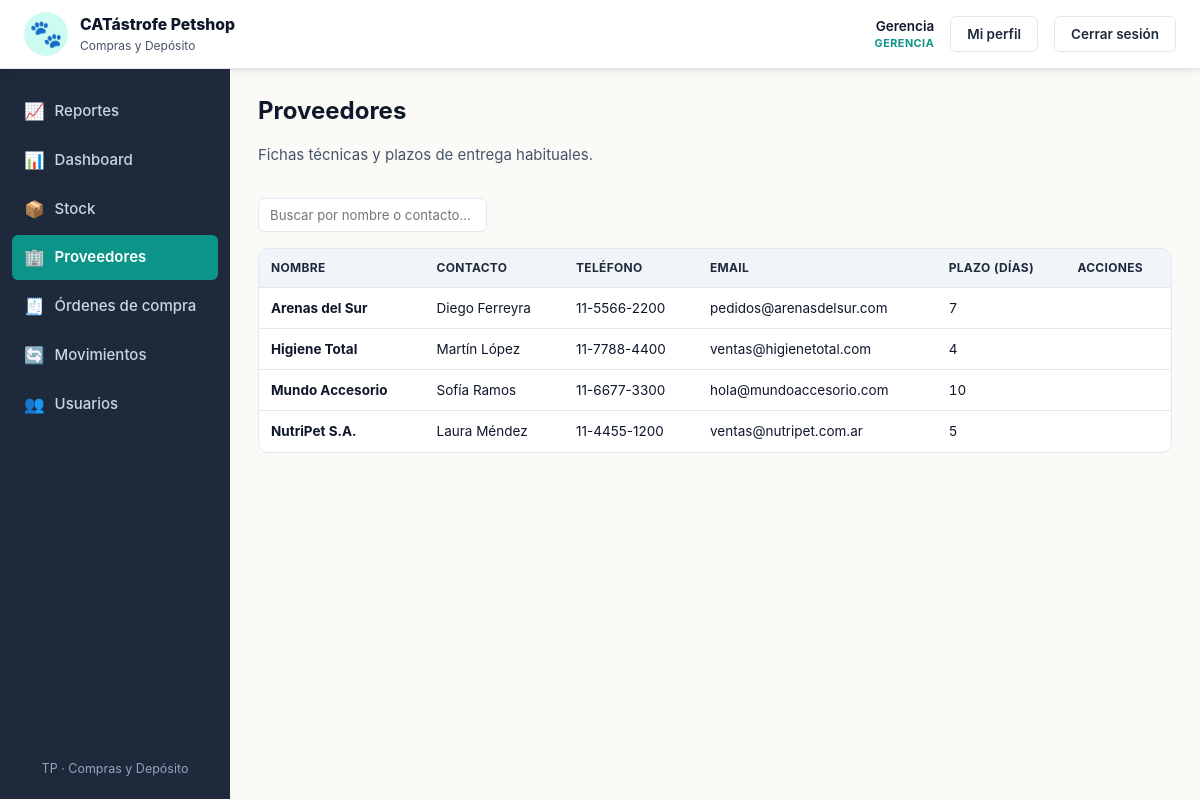
Screenshot of /views/proveedores.php (signed in) with the database file from the repository.
### tables this page shows
CREATE TABLE proveedores (
    id                  INT AUTO_INCREMENT PRIMARY KEY,
    nombre              VARCHAR(120) NOT NULL,
    contacto            VARCHAR(120),
    telefono            VARCHAR(40),
    email               VARCHAR(120),
    plazo_entrega_dias  INT NOT NULL DEFAULT 7,
    activo              TINYINT(1) NOT NULL DEFAULT 1,
    CONSTRAINT chk_prov_plazo CHECK (plazo_entrega_dias >= 0)
);

### includes/funciones.php (called while the page is built, shortened)
<?php
function e($v): string
{
    return htmlspecialchars((string)$v, ENT_QUOTES, 'UTF-8');
}

### views/proveedores.php (the view, shortened to what this page needs)
<?php
require_once __DIR__ . '/../config/db.php';
require_once __DIR__ . '/../includes/funciones.php';
$proveedores = $pdo->query(
    "SELECT * FROM proveedores WHERE activo = 1 ORDER BY nombre"
)->fetchAll();
require __DIR__ . '/../includes/header.php';
?>
<div class="flex-between mb-3">
    <div>
        <h1>Proveedores</h1>
        <p class="muted">Fichas técnicas y plazos de entrega habituales.</p>
    </div>
</div>
<div data-filtros-container>
    <div class="filters">
        <input type="text" data-filtro="texto" placeholder="Buscar por nombre o contacto…">
    </div>
    <div class="table-wrap">
        <table class="table" data-filtro-tabla>
            <thead>
                <tr>
                    <th>Nombre</th><th>Contacto</th><th>Teléfono</th><th>Email</th>
                    <th class="num">Plazo (días)</th><th>Acciones</th>
                </tr>
            </thead>
            <tbody>
            <?php foreach ($proveedores as $pv):
            ?>
                <tr data-nombre="<?= e($pv['nombre'] . ' ' . $pv['contacto']) ?>">
                    <td><strong><?= e($pv['nombre']) ?></strong></td>
                    <td><?= e($pv['contacto']) ?></td>
                    <td><?= e($pv['telefono']) ?></td>
                    <td><?= e($pv['email']) ?></td>
                    <td class="num"><?= (int)$pv['plazo_entrega_dias'] ?></td>
                    <td>
                    </td>
                </tr>
            <?php endforeach; ?>
            </tbody>
        </table>
    </div>
</div>
<?php
require __DIR__ . '/../includes/footer.php';

### assets/css/style.css (style rules this page uses)
:root { --blanco-calido: #fbfaf7; --gris-suave: #f1f5f9; --gris-borde: #e2e8f0; --gris-texto: #475569; --turquesa-900: #0f766e; --turquesa-700: #0d9488; --turquesa-500: #14b8a6; --turquesa-100: #ccfbf1; --verde-700: #059669; --verde-500: #10b981; --verde-100: #d1fae5; --magenta-700: #a21caf; --magenta-500: #d946ef; --magenta-100: #fae8ff; --azul-900: #0f172a; --azul-800: #1e293b; --azul-700: #334155; --ambar-100: #fef3c7; --ambar-500: #f59e0b; --rojo-100: #fee2e2; --rojo-500: #ef4444; --radio: 10px; --radio-sm: 6px; --sombra: 0 1px 3px rgba(15,23,42,.08), 0 4px 12px rgba(15,23,42,.04); --sombra-lg: 0 8px 30px rgba(15,23,42,.12); --fuente: -apple-system, BlinkMacSystemFont, "Segoe UI", Roboto, "Helvetica Neue", Arial, sans-serif; }
* { box-sizing: border-box; }
html, body { margin: 0; padding: 0; font-family: var(--fuente); background: var(--blanco-calido); color: var(--azul-900); font-size: 15px; line-height: 1.5; }
h1, h2, h3 { margin: 0 0 .5em; color: var(--azul-900); font-weight: 700; }
h1 { font-size: 1.6rem; }
.table-wrap { overflow-x: auto; border-radius: var(--radio); border: 1px solid var(--gris-borde); background: #fff; }
table.table { width: 100%; border-collapse: collapse; font-size: .9rem; }
table.table th, table.table td { padding: 10px 12px; text-align: left; border-bottom: 1px solid var(--gris-borde); vertical-align: middle; }
table.table th { background: var(--gris-suave); font-weight: 700; color: var(--azul-800); font-size: .8rem; text-transform: uppercase; letter-spacing: .3px; }
table.table tbody tr:last-child td { border-bottom: none; }
.num { text-align: right; font-variant-numeric: tabular-nums; }
.filters { display: flex; flex-wrap: wrap; gap: 10px; margin-bottom: 16px; align-items: center; }
.filters input[type="text"], .filters input[type="date"], .filters select { padding: 8px 11px; border: 1px solid var(--gris-borde); border-radius: var(--radio-sm); font-family: inherit; font-size: .88rem; background: #fff; }
.filters input[type="text"] { min-width: 220px; }
.muted { color: var(--gris-texto); }
.mb-3 { margin-bottom: 16px; }
.flex-between { display: flex; justify-content: space-between; align-items: center; gap: 12px; flex-wrap: wrap; }

### rows the page displays
proveedores: nombre "Arenas del Sur", contacto "Diego Ferreyra", telefono "11-5566-2200", email "pedidos@arenasdelsur.com", plazo_entrega_dias "7"
proveedores: nombre "Higiene Total", contacto "Martín López", telefono "11-7788-4400", email "ventas@higienetotal.com", plazo_entrega_dias "4"
proveedores: nombre "Mundo Accesorio", contacto "Sofía Ramos", telefono "11-6677-3300", email "hola@mundoaccesorio.com", plazo_entrega_dias "10"
proveedores: nombre "NutriPet S.A.", contacto "Laura Méndez", telefono "11-4455-1200", email "ventas@nutripet.com.ar", plazo_entrega_dias "5"

### other values shown
$_SESSION['nombre'] "Gerencia"
$_SESSION['rol'] "GERENCIA"
$item['icon'] "📈"
$item['label'] "Reportes"
$item['icon'] "📊"
$item['label'] "Dashboard"
$item['icon'] "📦"
$item['label'] "Stock"
$item['icon'] "🏢"
$item['label'] "Proveedores"
$item['icon'] "🧾"
$item['label'] "Órdenes de compra"
$item['icon'] "🔄"
$item['label'] "Movimientos"
$item['icon'] "👥"
